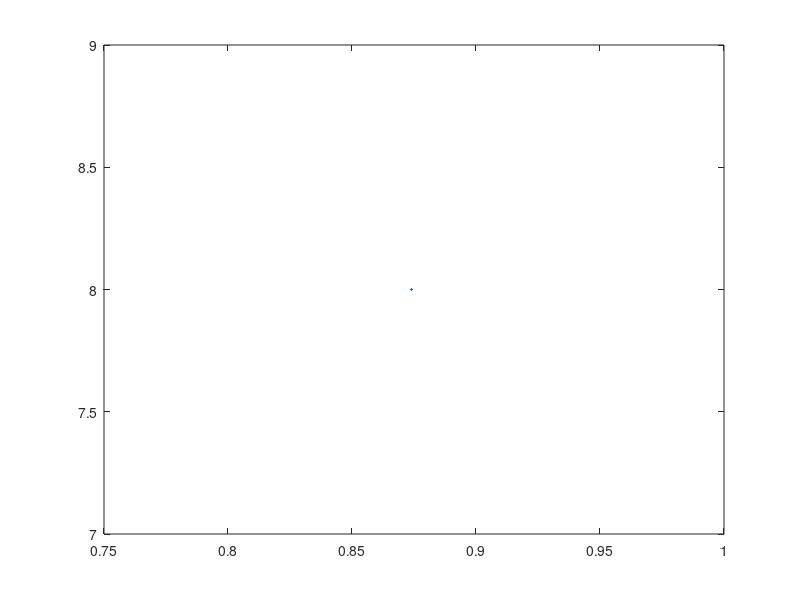

Source code (MATLAB):
%Considere uma empresa fabricante de brinquedos que produz um determinado brinquedo. O brinquedo e´
%composto por dois componentes (1 e 2) que sao produzidos separadamente e posteriormente montados. No ˜
%final, os brinquedos sao embalados para comercializac¸ ˜ ao em caixas com ˜ n brinquedos cada.
%O processo de fabrico do Componente 1 produz p1 = 0, 2% de componentes com defeito. O processo de
%fabrico do Componente 2 produz p2 = 0, 5% de componentes com defeito. Um brinquedo esta com defeito ´
%se pelo menos um de seus componentes estiver com defeito. O processo de montagem produz pa = 1% de
%brinquedos com defeito (mesmo quando nenhum dos 2 componentes esta com defeito)
%%
%%%%%%%%%%%%%%%%%%%%%%%%%%%%%%%%%%%%%%%%%%%%%%%%%%%%%%%%%%%%%%%%%%%%%%%%%%%%%%%
%1. Considere o evento "A - uma caixa de brinquedos tem pelo menos 1 brinquedo com defeito”.
N = 1e5;
n = 8;
p1 = 0.002;
p2 = 0.005;
pa = 0.01;
comp1 = rand(n,N) < p1;
comp2 = rand(n,N) < p2;
comp3 = rand(n,N) < pa;
pompFinal =  comp1 | comp2 | comp3;
%(a) Estime por simulac¸ao a probabilidade do evento A quando ˜ n = 8 brinquedos.
processo = sum(pompFinal) > 0;
prob = sum(processo) / N

%(b) Estime por simulac¸ao o n ˜ umero m ´ edio de brinquedos defeituosos apenas devido ao processo de ´
%montagem quando ocorre o evento A e n = 8 brinquedos.
px3 = sum(comp3)./N;
media = sum(sum(pompFinal.*px3))
%%%%%%%%%%%%%%%%%%%%%%%%%%%%%%%%%%%%%%%%%%%%%%%%%%%%%%%%%%%%%%%%%%%%%%%%%%%
%2. Considere o evento "B - uma caixa de brinquedos nao tem brinquedos com defeito”. 

%(a) Estime por simulac¸ao a probabilidade do evento B quando ˜ n = 8 brinquedos. 
zeroDefeito = sum(pompFinal) == 0;
prob_zero_defeito = sum(zeroDefeito) / N
%(b) Determine o valor teorico da probabilidade do evento B e compare-o com o valor estimado por ´
%simulac¸ao na quest ˜ ao 2(a). O que conclui?
p0Defeito_Teorico = 1 - prob
%R: São iguais;

%(c) Fac¸a as simulac¸oes necess ˜ arias para desenhar um gr ´ afico ´ plot da probabilidade do evento B em
%func¸ao da capacidade da caixa ˜ n. Considere todos os valores de n de 2 a 20. Descreva e justifique
%os resultados obtidos.
%%
%%pensando 
Nn = 2:2 : 20
plot(prob_zero_defeito,n)